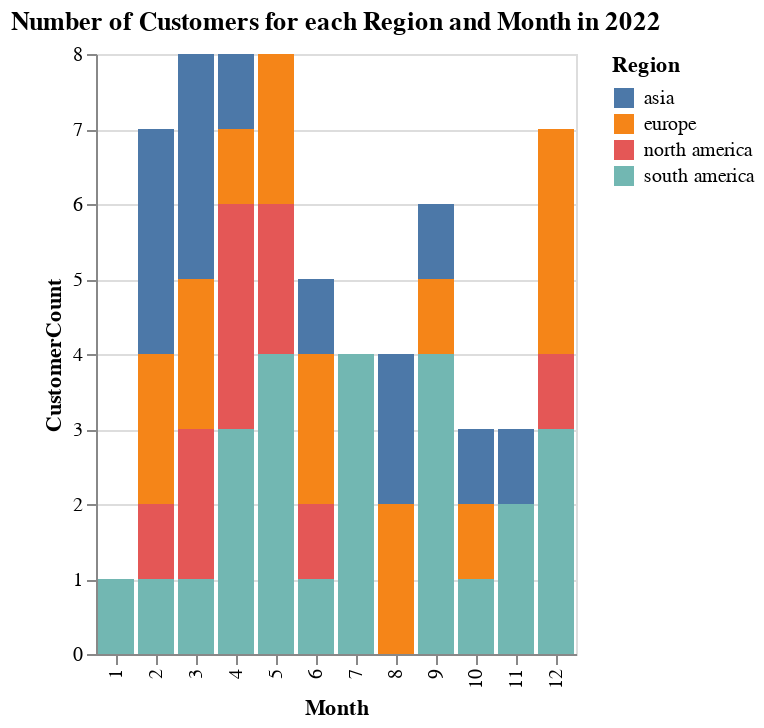

The code cell stored with this chart in its notebook:
### Code cell
chart_2022 = create_bar_chart(grouped_df, 2022)
chart_2022.display()

### Figure 1 — Vega-Lite specification as saved in the notebook (floating-point values rounded to 4 significant figures)
{"config": {"view": {"continuousWidth": 300, "continuousHeight": 300}}, "data": {"name": "data-80cfcca14118607d2d7d2493800a5dba"}, "mark": {"type": "bar"}, "encoding": {"color": {"field": "Region", "type": "nominal"}, "tooltip": [{"field": "Month", "type": "quantitative"}, {"field": "Region", "type": "nominal"}, {"field": "CustomerCount", "type": "quantitative"}], "x": {"field": "Month", "type": "ordinal"}, "y": {"field": "CustomerCount", "type": "quantitative"}}, "params": [{"name": "param_1", "select": {"type": "interval", "encodings": ["x", "y"]}, "bind": "scales"}], "title": "Number of Customers for each Region and Month in 2022", "$schema": "https://vega.github.io/schema/vega-lite/v5.8.0.json", "datasets": {"data-80cfcca14118607d2d7d2493800a5dba": [{"Region": "asia", "Year": 2022, "Month": 2, "CustomerCount": 3}, {"Region": "asia", "Year": 2022, "Month": 3, "CustomerCount": 3}, {"Region": "asia", "Year": 2022, "Month": 4, "CustomerCount": 1}, {"Region": "asia", "Year": 2022, "Month": 6, "CustomerCount": 1}, {"Region": "asia", "Year": 2022, "Month": 8, "CustomerCount": 2}, {"Region": "asia", "Year": 2022, "Month": 9, "CustomerCount": 1}, {"Region": "asia", "Year": 2022, "Month": 10, "CustomerCount": 1}, {"Region": "asia", "Year": 2022, "Month": 11, "CustomerCount": 1}, {"Region": "europe", "Year": 2022, "Month": 2, "CustomerCount": 2}, {"Region": "europe", "Year": 2022, "Month": 3, "CustomerCount": 2}, {"Region": "europe", "Year": 2022, "Month": 4, "CustomerCount": 1}, {"Region": "europe", "Year": 2022, "Month": 5, "CustomerCount": 2}, {"Region": "europe", "Year": 2022, "Month": 6, "CustomerCount": 2}, {"Region": "europe", "Year": 2022, "Month": 8, "CustomerCount": 2}, {"Region": "europe", "Year": 2022, "Month": 9, "CustomerCount": 1}, {"Region": "europe", "Year": 2022, "Month": 10, "CustomerCount": 1}, {"Region": "europe", "Year": 2022, "Month": 12, "CustomerCount": 3}, {"Region": "north america", "Year": 2022, "Month": 2, "CustomerCount": 1}, {"Region": "north america", "Year": 2022, "Month": 3, "CustomerCount": 2}, {"Region": "north america", "Year": 2022, "Month": 4, "CustomerCount": 3}, {"Region": "north america", "Year": 2022, "Month": 5, "CustomerCount": 2}, {"Region": "north america", "Year": 2022, "Month": 6, "CustomerCount": 1}, {"Region": "north america", "Year": 2022, "Month": 12, "CustomerCount": 1}, {"Region": "south america", "Year": 2022, "Month": 1, "CustomerCount": 1}, {"Region": "south america", "Year": 2022, "Month": 2, "CustomerCount": 1}, {"Region": "south america", "Year": 2022, "Month": 3, "CustomerCount": 1}, {"Region": "south america", "Year": 2022, "Month": 4, "CustomerCount": 3}, {"Region": "south america", "Year": 2022, "Month": 5, "CustomerCount": 4}, {"Region": "south america", "Year": 2022, "Month": 6, "CustomerCount": 1}, {"Region": "south america", "Year": 2022, "Month": 7, "CustomerCount": 4}, {"Region": "south america", "Year": 2022, "Month": 9, "CustomerCount": 4}, {"Region": "south america", "Year": 2022, "Month": 10, "CustomerCount": 1}, {"Region": "south america", "Year": 2022, "Month": 11, "CustomerCount": 2}, {"Region": "south america", "Year": 2022, "Month": 12, "CustomerCount": 3}]}}
